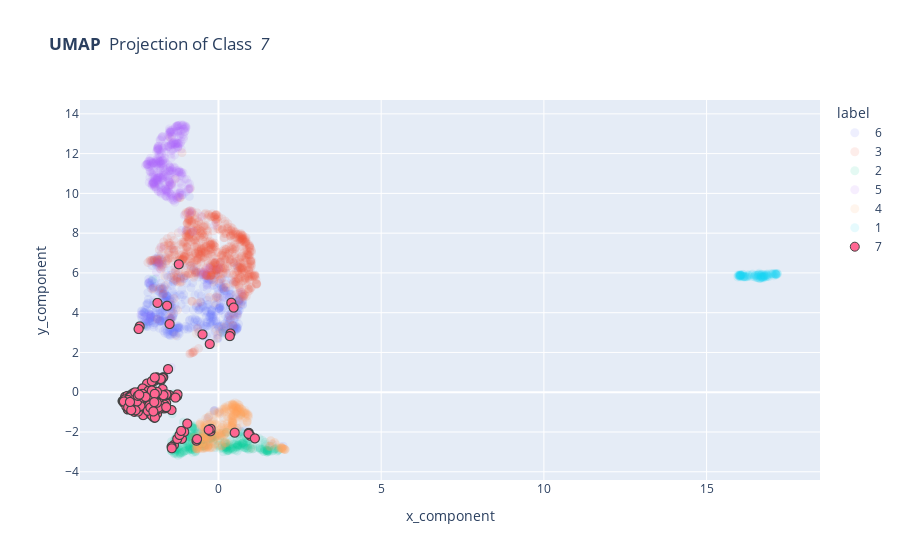

Write notebook code for a chart like this one.
### Code cell
x_components = np.array(reducer.embedding_[:, 0])
y_components = np.array(reducer.embedding_[:, 1])
labels = np.array(y)

df = pd.DataFrame({'label': labels, 'x_component': x_components, 'y_component': y_components}, 
                  columns=['label', 'x_component', 'y_component'])

df['label'] = df['label'].astype(str)

label_to_check = 7 ### Check a specific group (1-9); 0 means no specific group chosen

plot_2d_NEW(df, label_to_check, "UMAP")

### Figure 1 — Plotly figure (JSON) as saved in the notebook; plotly's stock layout.template omitted (floating-point values rounded to 4 significant figures; data arrays with more than 128 entries replaced by an {"elided": "..."} marker saying what was removed)
{"data": [{"hovertemplate": "label=6<br>x_component=%{x}<br>y_component=%{y}<extra></extra>", "legendgroup": "6", "marker": {"color": "#636efa", "line": {"width": 0}, "size": 9, "symbol": "circle"}, "mode": "markers", "name": "6", "opacity": 0.1, "showlegend": true, "type": "scattergl", "x": {"elided": "614 float values"}, "xaxis": "x", "y": {"elided": "614 float values"}, "yaxis": "y"}, {"hovertemplate": "label=3<br>x_component=%{x}<br>y_component=%{y}<extra></extra>", "legendgroup": "3", "marker": {"color": "#EF553B", "line": {"width": 0}, "size": 9, "symbol": "circle"}, "mode": "markers", "name": "3", "opacity": 0.1, "showlegend": true, "type": "scattergl", "x": {"elided": "793 float values"}, "xaxis": "x", "y": {"elided": "793 float values"}, "yaxis": "y"}, {"hovertemplate": "label=2<br>x_component=%{x}<br>y_component=%{y}<extra></extra>", "legendgroup": "2", "marker": {"color": "#00cc96", "line": {"width": 0}, "size": 9, "symbol": "circle"}, "mode": "markers", "name": "2", "opacity": 0.1, "showlegend": true, "type": "scattergl", "x": {"elided": "363 float values"}, "xaxis": "x", "y": {"elided": "363 float values"}, "yaxis": "y"}, {"hovertemplate": "label=5<br>x_component=%{x}<br>y_component=%{y}<extra></extra>", "legendgroup": "5", "marker": {"color": "#ab63fa", "line": {"width": 0}, "size": 9, "symbol": "circle"}, "mode": "markers", "name": "5", "opacity": 0.1, "showlegend": true, "type": "scattergl", "x": {"elided": "415 float values"}, "xaxis": "x", "y": {"elided": "415 float values"}, "yaxis": "y"}, {"hovertemplate": "label=4<br>x_component=%{x}<br>y_component=%{y}<extra></extra>", "legendgroup": "4", "marker": {"color": "#FFA15A", "line": {"width": 0}, "size": 9, "symbol": "circle"}, "mode": "markers", "name": "4", "opacity": 0.1, "showlegend": true, "type": "scattergl", "x": {"elided": "428 float values"}, "xaxis": "x", "y": {"elided": "428 float values"}, "yaxis": "y"}, {"hovertemplate": "label=1<br>x_component=%{x}<br>y_component=%{y}<extra></extra>", "legendgroup": "1", "marker": {"color": "#19d3f3", "line": {"width": 0}, "size": 9, "symbol": "circle"}, "mode": "markers", "name": "1", "opacity": 0.1, "showlegend": true, "type": "scattergl", "x": [16.04, 16.84, 17.06, 16.47, 16.01, 16.04, 16.11, 16.62, 16.76, 16.27, 17.13, 16.55, 16.02, 16.7, 16.72, 16.04, 16.53, 16.67, 16.85, 16.41, 16.65, 16.9, 17.0, 16.75, 16.46, 17.14, 16.07, 16.86, 16.91, 16.57, 16.16, 16.89, 17.12, 15.96, 16.77, 16.29, 16.7, 16.68, 16.76, 16.55, 16.5, 16.73, 16.87, 16.04, 15.99, 16.62, 16.81, 16.58, 16.7, 17.14, 17.11, 16.05, 16.78, 16.74, 16.61, 16.08, 16.66, 16.57, 17.18, 16.06, 15.99, 16.25, 16.06, 16.14, 16.38, 17.14, 16.79, 16.31, 16.01, 16.71, 16.3, 16.87, 16.99, 16.11, 15.96, 17.18, 16.68, 16.55, 16.04, 16.65, 16.5, 16.23, 16.74, 17.11, 17.16, 16.69, 16.76, 16.7, 16.49, 16.14, 16.02, 16.59, 16.18, 16.12, 16.8, 17.05, 16.41, 16.02, 16.64, 16.14, 17.07, 16.04, 16.23, 17.09, 15.99, 16.73, 16.66, 17.12, 16.83, 16.11, 16.63, 16.66, 16.84, 16.18, 16.04, 16.17, 16.59, 17.03], "xaxis": "x", "y": [5.879, 5.94, 5.973, 5.794, 5.881, 5.862, 5.933, 5.709, 5.82, 5.902, 5.943, 5.87, 5.896, 5.783, 5.729, 5.886, 5.77, 5.856, 5.908, 5.917, 5.844, 5.961, 5.969, 5.924, 5.827, 5.923, 5.871, 5.898, 5.805, 5.774, 5.822, 5.903, 5.965, 5.795, 5.851, 5.838, 5.775, 5.773, 5.856, 5.766, 5.855, 5.83, 5.843, 5.867, 5.857, 5.993, 5.865, 5.903, 5.922, 5.924, 5.953, 5.797, 5.79, 5.783, 5.895, 5.897, 5.904, 5.767, 5.943, 5.858, 5.864, 5.803, 5.888, 5.821, 5.809, 5.905, 5.843, 5.913, 5.821, 5.793, 5.866, 5.83, 5.952, 5.858, 5.898, 5.974, 5.916, 5.878, 5.901, 5.73, 5.894, 5.813, 5.775, 5.961, 5.971, 5.876, 5.918, 5.827, 5.89, 5.817, 5.815, 5.937, 5.783, 5.933, 5.786, 5.935, 5.944, 5.907, 5.723, 5.792, 5.852, 5.837, 5.811, 5.941, 5.887, 5.792, 5.775, 5.922, 5.884, 5.813, 5.931, 5.773, 5.805, 5.833, 5.893, 5.82, 5.875, 5.93], "yaxis": "y"}, {"hovertemplate": "label=7<br>x_component=%{x}<br>y_component=%{y}<extra></extra>", "legendgroup": "7", "marker": {"color": "#FF6692", "line": {"width": 1}, "size": 9, "symbol": "circle"}, "mode": "markers", "name": "7", "showlegend": true, "type": "scattergl", "x": {"elided": "269 float values"}, "xaxis": "x", "y": {"elided": "269 float values"}, "yaxis": "y"}], "layout": {"legend": {"title": {"text": "label"}, "tracegroupgap": 0}, "title": {"text": "<b> UMAP </b> Projection of Class <i> 7 </i>"}, "xaxis": {"anchor": "y", "domain": [0, 1], "title": {"text": "x_component"}}, "yaxis": {"anchor": "x", "domain": [0, 1], "title": {"text": "y_component"}}}}
